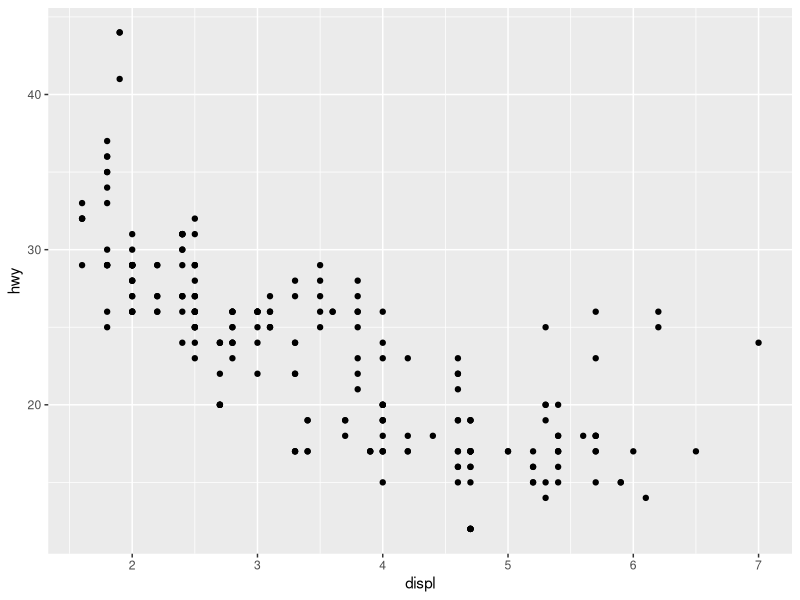
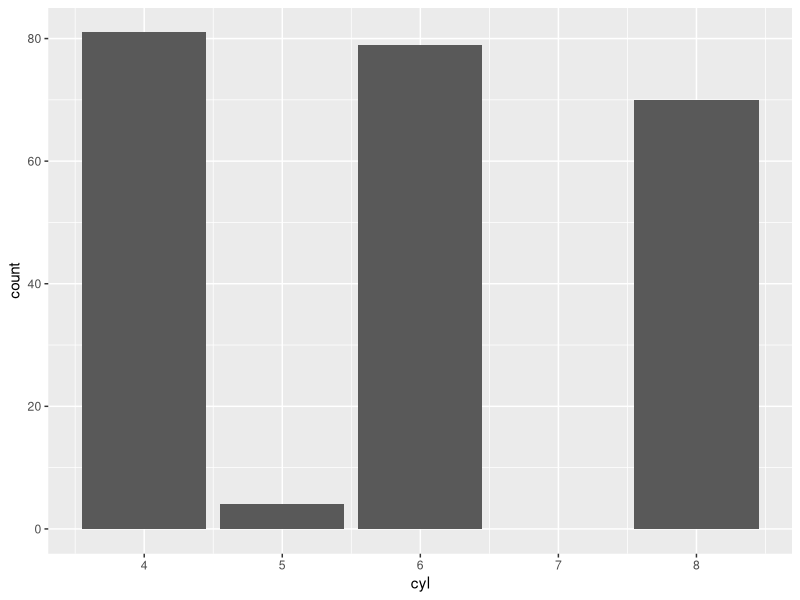
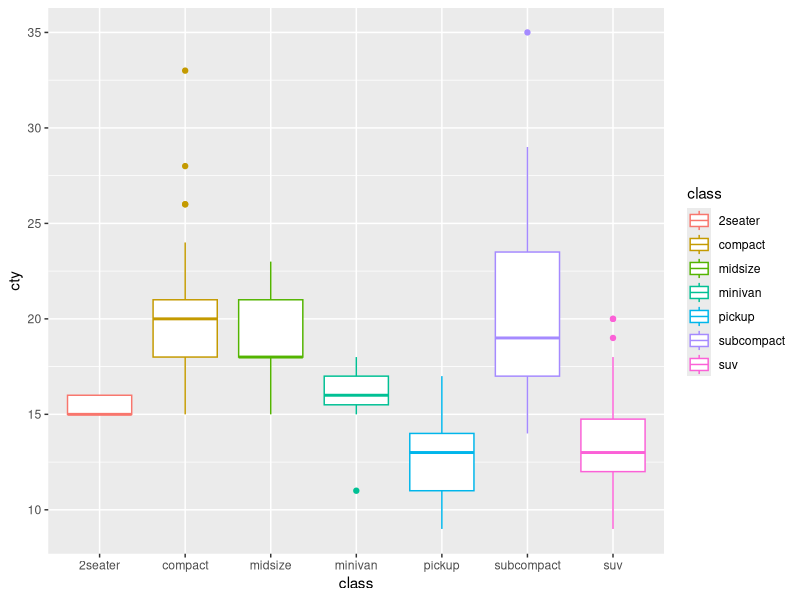
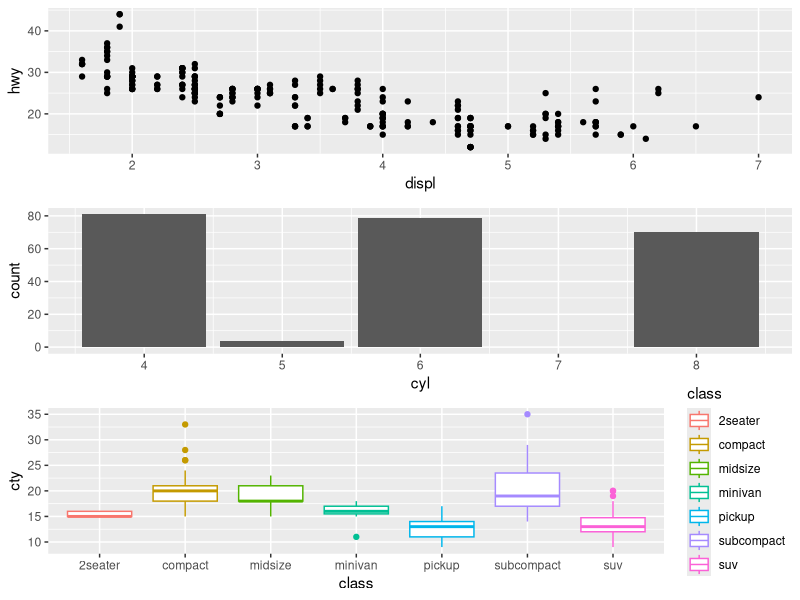
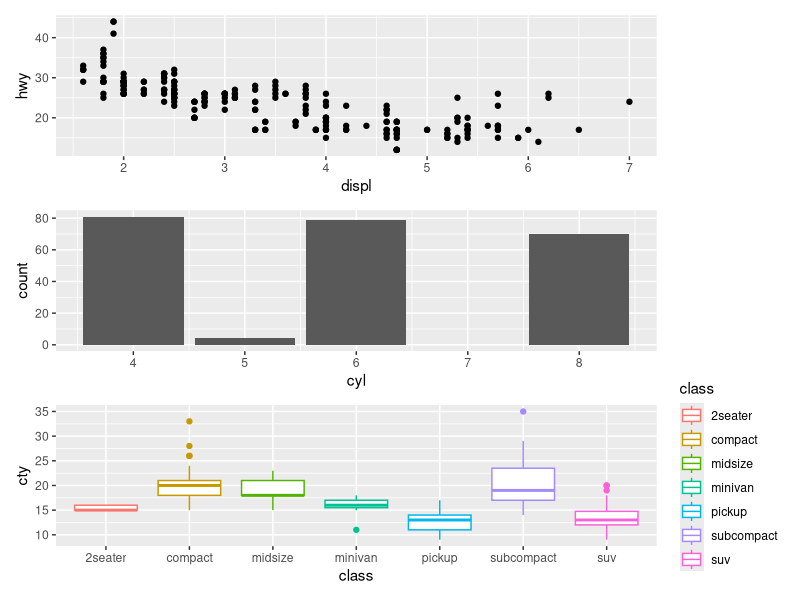
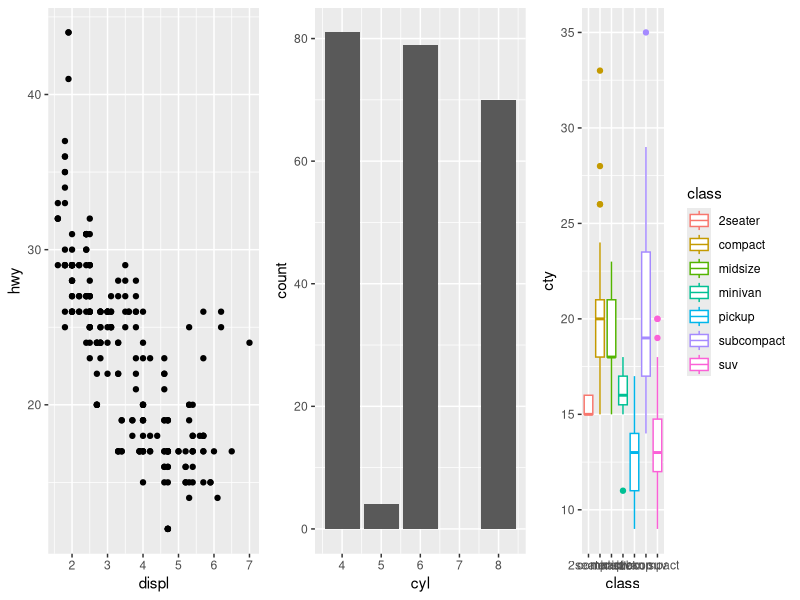
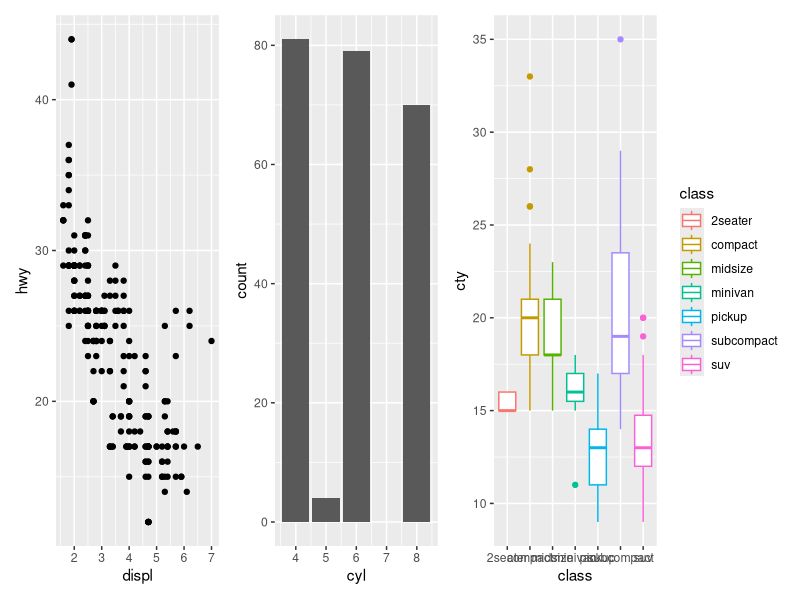
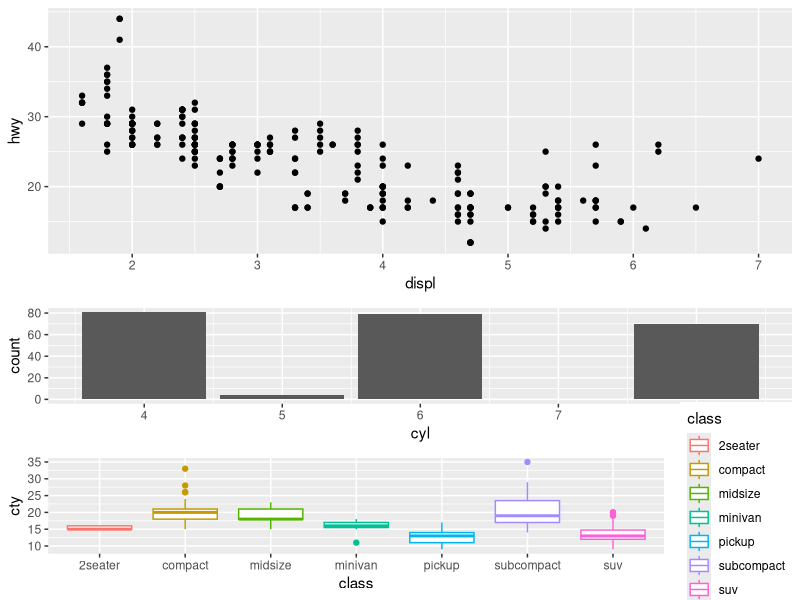

The R script that drew these images, in order:
library(tidyverse)
library(patchwork)
library(grid)
library(gridExtra)
library(cowplot)


names(mpg)
(g1 <- ggplot(mpg,aes(displ,hwy))+
    geom_point())
(g2 <- ggplot(mpg,aes(cyl))+
    geom_bar())
(g3 <- ggplot(mpg,aes(class,cty))+
    geom_boxplot(aes(col=class)))

grid.arrange(g1,g2,g3)
g1/g2/g3

grid.arrange(g1,g2,g3,nrow=1)
g1 | g2 | g3

grid.arrange(g1,arrangeGrob(g2,g3),nrow=2)
g1/(g2/g3)

grid.arrange(g1,arrangeGrob(g2,g3,g3),ncol=2)
g1 | (g2/g3/g3)

grid.arrange(g1,g1,g2,g3,ncol=2,
             layout_matrix=cbind(c(1,1,4),c(2,3,3),c(2,3,3)))
((g1/g3+plot_layout(heights=c(2,1))) | 
  (g1/g2+plot_layout(heights=c(1,2)))) + 
  plot_layout(widths=c(1,2))

layout <- "
ABB
ACC
DCC
"
g1+g1+g2+g3+plot_layout(design=layout)

grid.arrange(g1,g1,g2,g3,nrow=3,
             layout_matrix=cbind(c(1,NA,2,4),c(1,3,3,4)))
g1/((plot_spacer()/g1) | g2)/g3

grid.arrange(g1,g2,g3,
             layout_matrix=cbind(c(1,NA,NA),c(NA,2,NA),c(NA,NA,3)))
layout <- "
A##
#B#
##C
"
g1+g2+g3+plot_layout(design = layout)+
  plot_annotation(title="Diagonals only",
                  subtitle="just because",
                  tag_levels=c('A','1'),
                  tag_sep=".",
                  tag_prefix="Fig. "
                  )
